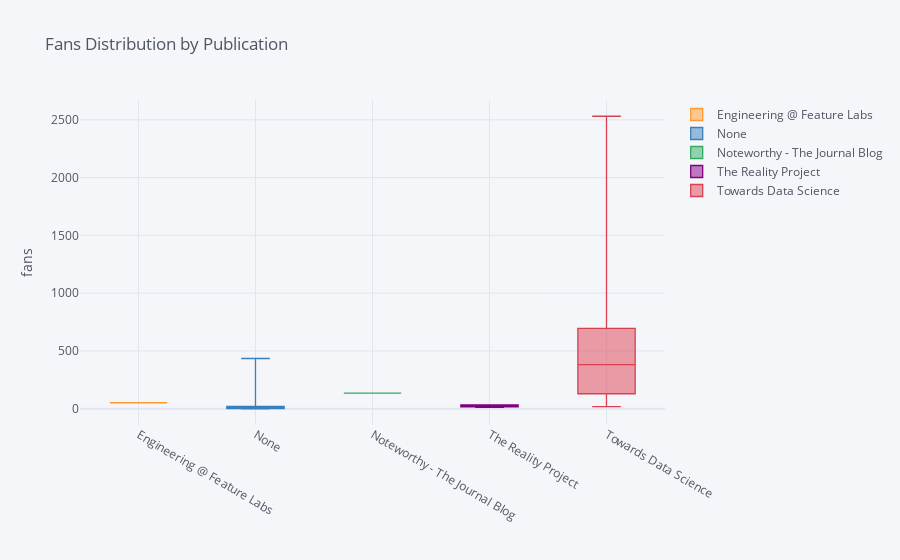

The notebook cell saved with this chart:
### Code cell
df.pivot(columns='publication', values='fans').iplot(
        kind='box',
        yTitle='fans',
        title='Fans Distribution by Publication')

### Figure 1 — Plotly figure (JSON) as saved in the notebook; plotly's stock layout.template omitted (floating-point values rounded to 4 significant figures)
{"data": [{"boxpoints": false, "line": {"width": 1.3}, "marker": {"color": "rgba(255, 153, 51, 1.0)"}, "name": "Engineering @ Feature Labs", "orientation": "v", "type": "box", "y": [null, null, null, null, null, null, null, null, null, null, null, null, null, null, null, null, null, null, null, null, null, null, null, 52, null, null, null, null, null, null, null, null, null, null, null, null, null, null, null, null, null, null, null, null, null, null, null, null, null, null, null, null, null, null, null, null, null, null, null, null, null, null, null, null, null, null, null, null, null, null, null, null, null, null, null, null, null, null, null, null, null, null, null, null, null, null, null, null, null, null, null, null, null, null, null, null, null, null, null, null, null, null, null, null, null, null, null, null, null, null, null, null, null, null, null, null, null, null, null, null, null, null, null, null, null, null]}, {"boxpoints": false, "line": {"width": 1.3}, "marker": {"color": "rgba(55, 128, 191, 1.0)"}, "name": "None", "orientation": "v", "type": "box", "y": [null, null, null, 34, 47, 0, 12, 95, 3, 4, 7, 75, 0, 1, null, null, null, null, null, null, null, null, 0, null, null, null, null, null, null, null, null, null, null, null, null, null, null, null, null, null, null, null, null, null, null, null, null, null, null, null, null, null, null, null, null, null, null, null, null, null, null, null, null, null, null, null, null, null, null, null, null, null, null, 23, null, null, null, null, null, 47, null, null, null, null, null, 4, 6, null, null, null, null, null, null, 3, null, null, null, 2, 3, null, 10, 4, 29, null, 7, null, 17, 11, 2, 2, 17, 13, 54, 71, 0, 435, 1, 0, 3, 2, 20, 19, 0, null, null, 5]}, {"boxpoints": false, "line": {"width": 1.3}, "marker": {"color": "rgba(50, 171, 96, 1.0)"}, "name": "Noteworthy - The Journal Blog", "orientation": "v", "type": "box", "y": [null, null, null, null, null, null, null, null, null, null, null, null, null, null, null, null, null, null, null, null, null, null, null, null, null, null, null, null, null, null, null, null, null, null, null, null, 135, null, null, null, null, null, null, null, null, null, null, null, null, null, null, null, null, null, null, null, null, null, null, null, null, null, null, null, null, null, null, null, null, null, null, null, null, null, null, null, null, null, null, null, null, null, null, null, null, null, null, null, null, null, null, null, null, null, null, null, null, null, null, null, null, null, null, null, null, null, null, null, null, null, null, null, null, null, null, null, null, null, null, null, null, null, null, null, null, null]}, {"boxpoints": false, "line": {"width": 1.3}, "marker": {"color": "rgba(128, 0, 128, 1.0)"}, "name": "The Reality Project", "orientation": "v", "type": "box", "y": [34, 29, 13, null, null, null, null, null, null, null, null, null, null, null, null, null, null, null, null, null, null, null, null, null, null, null, null, null, null, null, null, null, null, null, null, null, null, null, null, null, null, null, null, null, null, null, null, null, null, null, null, null, null, null, null, null, null, null, null, null, null, null, null, null, null, null, null, null, null, null, null, null, null, null, null, null, null, null, null, null, null, null, null, null, null, null, null, null, null, null, null, null, null, null, null, null, null, null, null, null, null, null, null, null, null, null, null, null, null, null, null, null, null, null, null, null, null, null, null, null, null, null, null, null, null, null]}, {"boxpoints": false, "line": {"width": 1.3}, "marker": {"color": "rgba(219, 64, 82, 1.0)"}, "name": "Towards Data Science", "orientation": "v", "type": "box", "y": [null, null, null, null, null, null, null, null, null, null, null, null, null, null, 115, 158, 235, 97, 83, 798, 387, 493, null, null, 111, 174, 100, 588, 173, 295, 579, 119, 113, 640, 143, 541, null, 357, 649, 32, 121, 530, 576, 206, 116, 655, 771, 114, 226, 434, 104, 129, 378, 421, 131, 1177, 1825, 461, 1184, 65, 474, 841, 2531, 829, 266, 227, 549, 1629, 548, 1179, 1271, 200, 607, null, 128, 252, 188, 1076, 74, null, 2226, 737, 329, 174, 288, null, null, 902, 208, 510, 951, 1510, 549, null, 892, 18, 392, null, null, 112, null, null, null, 45, null, 939, null, null, null, null, null, null, null, null, null, null, null, null, null, null, null, null, null, 43, 861, null]}], "layout": {"autosize": true, "legend": {"bgcolor": "#F5F6F9", "font": {"color": "#4D5663"}}, "paper_bgcolor": "#F5F6F9", "plot_bgcolor": "#F5F6F9", "title": {"font": {"color": "#4D5663"}, "text": "Fans Distribution by Publication"}, "xaxis": {"autorange": true, "gridcolor": "#E1E5ED", "range": [-0.5, 4.5], "showgrid": true, "tickfont": {"color": "#4D5663"}, "title": {"font": {"color": "#4D5663"}, "text": ""}, "type": "category", "zerolinecolor": "#E1E5ED"}, "yaxis": {"autorange": true, "gridcolor": "#E1E5ED", "range": [-140.6, 2672.0], "showgrid": true, "tickfont": {"color": "#4D5663"}, "title": {"font": {"color": "#4D5663"}, "text": "fans"}, "type": "linear", "zerolinecolor": "#E1E5ED"}}}
